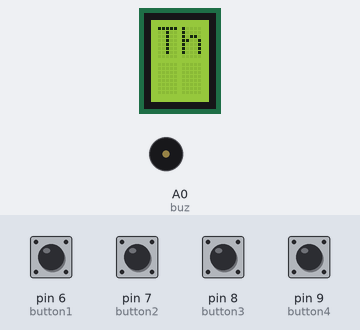
Bench run of a sketch on a simulated Arduino Uno, built with avr-gcc and run on an emulated ATmega328P. On the bench: 2×2 character LCD, buzzer (waves = sounding). The test bench sets the inputs (shaded band); at power-on: pin 6 (button1), pin 7 (button2), pin 8 (button3), pin 9 (button4) HIGH. What the sketch prints to the serial monitor is not drawn.

Above: at 1.2 s.
1.3 s: pin 6 (button1) pulled LOW for 0.15 s
At 2.3 s:
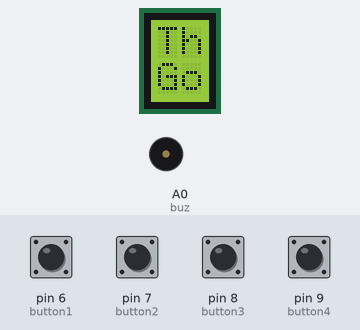
2.9 s: pin 7 (button2) pulled LOW for 0.15 s
At 2.97 s:
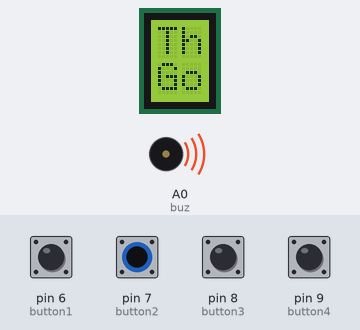
4.5 s: pin 8 (button3) pulled LOW for 0.15 s
At 5.8 s:
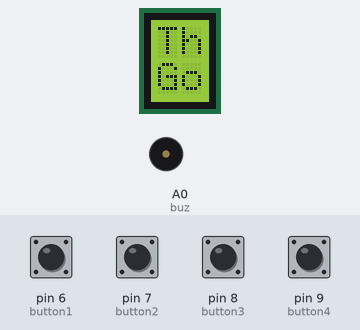
6.1 s: pin 9 (button4) pulled LOW for 0.15 s
At 6.19 s:
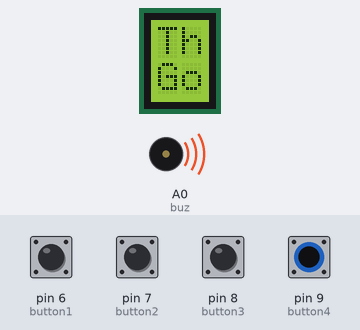
7.7 s: pin 9 (button4) pulled LOW for 1 s
At 9.6 s:
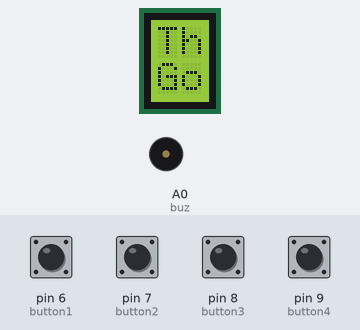
10.2 s: pin 6 (button1) pulled LOW for 1 s
At 11.1 s:
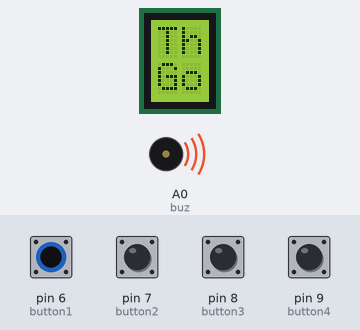
Timing chart, 0 to 13.2 s (numbered marks = the images above; inputs shaded):
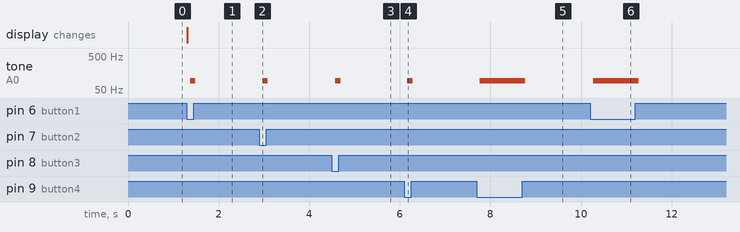

Measured:
- after the input at 1.3 s, tone on A0 (buz): silent → 95 Hz after 0.07 s, → silent 0.12 s later; the display: changes at once (image 1)
- after the input at 2.9 s, tone on A0 (buz): silent → 93 Hz after 0.07 s, → silent 0.12 s later
- after the input at 4.5 s, tone on A0 (buz): silent → 93 Hz after 0.07 s, → silent 0.12 s later
- after the input at 6.1 s, tone on A0 (buz): silent → 92 Hz after 0.07 s, → silent 0.12 s later
- after the input at 7.7 s, tone on A0 (buz): silent → 92 Hz after 0.07 s, → silent 1.0 s later
- after the input at 10.2 s, tone on A0 (buz): silent → 95 Hz after 0.07 s, → silent 1.0 s later

The sketch:

SnakeDirections.ino
```cpp
//Created by Stephen Lambert
// Errors were corrected with assistance from Uginus and Alexander
//arduino code to display the snake direction (up,down,left,right)
//using buttons and the serial port
//declare buttons variables
#include "buzzer.h"
#include <LiquidCrystal.h>
#include <String.h>
const int button1 = 6;
const int button2 = 7;
const int button3 = 8;
const int button4 = 9;
const int buz = A0;
//declares button state variables
int bs1;
int bs2;
int bs3;
int bs4;
//lcd display variables
const int rs = 12, en = 11, d4 = 5, d5 = 4, d6 = 3, d7 = 2;
LiquidCrystal lcd(rs, en, d4, d5, d6, d7);
//sets variable for melody
int melody[] = { NOTE_C4};
int noteDuration[] = {4};
//set up function that takes in button input
void setup() {
  Serial.begin(9600);
  lcd.begin(2, 2);
  lcd.setCursor(0, 0);
  lcd.print("The Snake Game");
  pinMode(button1,INPUT);
  pinMode(button2,INPUT);
  pinMode(button3,INPUT);
  pinMode(button4,INPUT);
  digitalWrite(button1,HIGH);
  digitalWrite(button2,HIGH);
  digitalWrite(button3,HIGH);
  digitalWrite(button4,HIGH);
}
//loop function that reads the button state and prints the direction of the button pressed
void loop() {
  lcd.setCursor(0, 1);
  bs1 = digitalRead(button1);
  bs2 = digitalRead(button2);
  bs3 = digitalRead(button3);
  bs4 = digitalRead(button4);
  //check if pin is pressed
  if(bs1 == LOW){
    Serial.print(3);
    lcd.clear();
    lcd.setCursor(0, 0);
    lcd.print("The Snake Game");
    lcd.setCursor(0, 1);
    lcd.print("Going up");
    //iterate through notes
    for(int note = 0; note < 1; note++){
      analogWrite(buz, 300);
    }
    digitalWrite(button1,HIGH);
  }
  if(bs2 == LOW){
    Serial.print(4);
     lcd.clear();
      lcd.setCursor(0, 0);
      lcd.print("The Snake Game");
      lcd.setCursor(0, 1);
      lcd.print("Going down");
    //iterate through notes
    for(int note = 0; note < 1; note++){
      analogWrite(buz, 300);
    }
    digitalWrite(button2,HIGH);
  }
  if(bs3 == LOW){
    Serial.print(2);
     lcd.clear();
     lcd.setCursor(0, 0);
     lcd.print("The Snake Game");
     lcd.setCursor(0, 1);
     lcd.print("Going Left");
    //iterate through notes
    for(int note = 0; note < 1; note++){
      analogWrite(buz, 300);
    }
    digitalWrite(button3,HIGH);
  }
  if(bs4 == LOW){
    Serial.print(1);
     lcd.clear();
     lcd.setCursor(0, 0);
     lcd.print("The Snake Game");
      lcd.setCursor(0, 1);
     lcd.print("Going Right");
    //iterate through notes
    for(int note = 0; note < 1; note++){
      analogWrite(buz, 300);
    }
    digitalWrite(button4,HIGH);
  }
  //write all pins to high, so the program knows the buttons arent pressed
  digitalWrite(button1,HIGH);
  digitalWrite(button2,HIGH);
  digitalWrite(button3,HIGH);
  digitalWrite(button4,HIGH);
  delay(5);
  analogWrite(buz, 0);
}
```

buzzer.h
```cpp
#define NOTE_B0  31
#define NOTE_C1  33
#define NOTE_CS1 35
#define NOTE_D1  37
#define NOTE_DS1 39
#define NOTE_E1  41
#define NOTE_F1  44
#define NOTE_FS1 46
#define NOTE_G1  49
#define NOTE_GS1 52
#define NOTE_A1  55
#define NOTE_AS1 58
#define NOTE_B1  62
#define NOTE_C2  65
#define NOTE_CS2 69
#define NOTE_D2  73
#define NOTE_DS2 78
#define NOTE_E2  82
#define NOTE_F2  87
#define NOTE_FS2 93
#define NOTE_G2  98
#define NOTE_GS2 104
#define NOTE_A2  110
#define NOTE_AS2 117
#define NOTE_B2  123
#define NOTE_C3  131
#define NOTE_CS3 139
#define NOTE_D3  147
#define NOTE_DS3 156
#define NOTE_E3  165
#define NOTE_F3  175
#define NOTE_FS3 185
#define NOTE_G3  196
#define NOTE_GS3 208
#define NOTE_A3  220
#define NOTE_AS3 233
#define NOTE_B3  247
#define NOTE_C4  262
#define NOTE_CS4 277
#define NOTE_D4  294
#define NOTE_DS4 311
#define NOTE_E4  330
#define NOTE_F4  349
#define NOTE_FS4 370
#define NOTE_G4  392
#define NOTE_GS4 415
#define NOTE_A4  440
#define NOTE_AS4 466
#define NOTE_B4  494
#define NOTE_C5  523
#define NOTE_CS5 554
#define NOTE_D5  587
#define NOTE_DS5 622
#define NOTE_E5  659
#define NOTE_F5  698
#define NOTE_FS5 740
#define NOTE_G5  784
#define NOTE_GS5 831
#define NOTE_A5  880
#define NOTE_AS5 932
#define NOTE_B5  988
#define NOTE_C6  1047
#define NOTE_CS6 1109
#define NOTE_D6  1175
#define NOTE_DS6 1245
#define NOTE_E6  1319
#define NOTE_F6  1397
#define NOTE_FS6 1480
#define NOTE_G6  1568
#define NOTE_GS6 1661
#define NOTE_A6  1760
#define NOTE_AS6 1865
#define NOTE_B6  1976
#define NOTE_C7  2093
#define NOTE_CS7 2217
#define NOTE_D7  2349
#define NOTE_DS7 2489
#define NOTE_E7  2637
#define NOTE_F7  2794
#define NOTE_FS7 2960
#define NOTE_G7  3136
#define NOTE_GS7 3322
#define NOTE_A7  3520
#define NOTE_AS7 3729
#define NOTE_B7  3951
#define NOTE_C8  4186
#define NOTE_CS8 4435
#define NOTE_D8  4699
#define NOTE_DS8 4978
```
